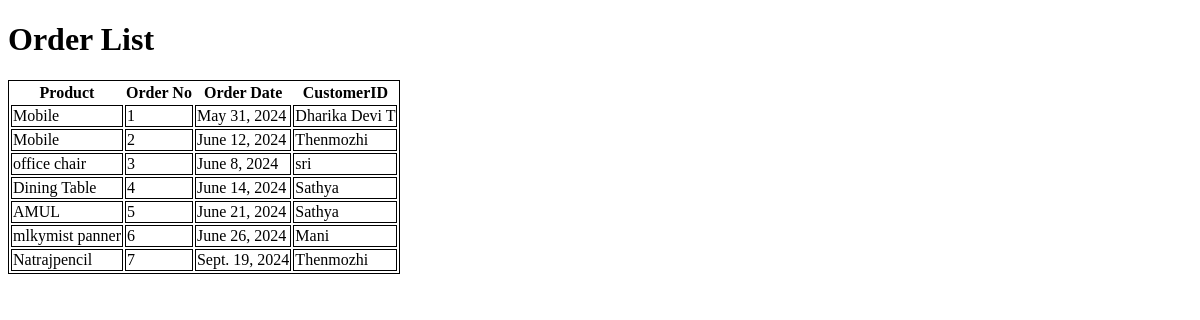
/orders/, run on an earlier commit of the app's database.
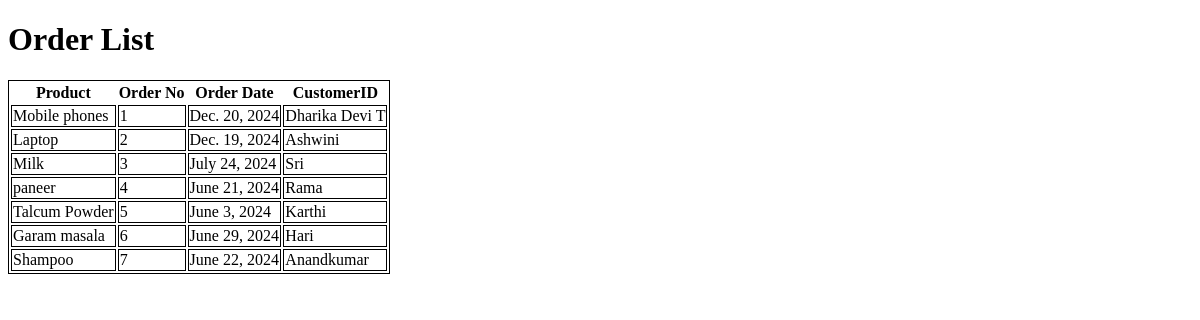
And on a later commit of the database.
### Addorder/models.py (models this page shows, shortened)
class AddOrder(models.Model):
    product = models.ForeignKey(AddProduct, on_delete=models.CASCADE)
    order_no = models.CharField(max_length=100, unique=True)
    order_date = models.DateField()
    CustomerID = models.ForeignKey(Customer, on_delete=models.CASCADE)
    expiry_date = models.DateField(null=True, blank=True)
    quantity = models.DecimalField(max_digits=10, decimal_places=2, null=True, blank=True)

### Addproduct/models.py (models this page shows)
class AddProduct(models.Model):
    name = models.CharField(max_length=100)
    category = models.ForeignKey(AddCategory, on_delete=models.CASCADE, null=True)
    description = models.TextField()
    expiry_date = models.DateField(null=True)
    def __str__(self):
        return self.name

### CustomerID/models.py (models this page shows)
class Customer(models.Model):
    user = models.OneToOneField(User, on_delete=models.CASCADE, null=True)
    name = models.CharField(max_length=100)
    address = models.CharField(max_length=200)
    mobile = models.CharField(max_length=20)
    created_at = models.DateTimeField(auto_now_add=True, null=True)
    def __str__(self):
        return self.name

### Addorder/views.py (the view)
# urls.py: path('orders/', order_list, name='order_list'),
def order_list(request):
    orders = AddOrder.objects.all()
    return render(request, 'Addorder/order_list.html', {'orders': orders})

### Addorder/templates/Addorder/order_list.html (shortened to what this page needs)
<!DOCTYPE html>
<head>
</head>
<body>
    <h1>Order List</h1>
    <table>
        <thead>
            <tr>
                <th>Product</th>
                <th>Order No</th>
                <th>Order Date</th>
                <th>CustomerID</th>
            </tr>
        </thead>
        <tbody>
            {% for order in orders %}
            <tr>
                <td>{{ order.product }}</td>
                <td>{{ order.order_no }}</td>
                <td>{{ order.order_date }}</td>
                <td>{{ order.CustomerID }}</td>
            </tr>
            {% endfor %}
        </tbody>
    </table>
</body>
</html>

What changed in the data, as far as the page shows it:
changed AddOrder "Dharika Devi T": product "Mobile" → "Mobile phones"; order_date "May 31, 2024" → "Dec. 20, 2024"
changed AddOrder: product "Mobile" → "Laptop"; order_date "June 12, 2024" → "Dec. 19, 2024"; CustomerID "Thenmozhi" → "Ashwini"
changed AddOrder: product "office chair" → "Milk"; order_date "June 8, 2024" → "July 24, 2024"; CustomerID "sri" → "Sri"
changed AddOrder: product "Dining Table" → "paneer"; order_date "June 14, 2024" → "June 21, 2024"; CustomerID "Sathya" → "Rama"
changed AddOrder: product "AMUL" → "Talcum Powder"; order_date "June 21, 2024" → "June 3, 2024"; CustomerID "Sathya" → "Karthi"
changed AddOrder: product "mlkymist panner" → "Garam masala"; order_date "June 26, 2024" → "June 29, 2024"; CustomerID "Mani" → "Hari"
changed AddOrder: product "Natrajpencil" → "Shampoo"; order_date "Sept. 19, 2024" → "June 22, 2024"; CustomerID "Thenmozhi" → "Anandkumar"
